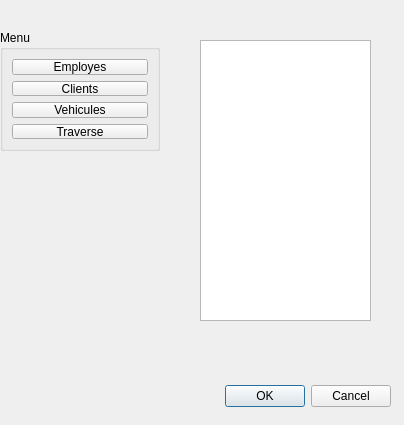
<?xml version="1.0" encoding="UTF-8"?>
<ui version="4.0">
 <class>Dialog</class>
 <widget class="QDialog" name="Dialog">
  <property name="geometry">
   <rect>
    <x>0</x>
    <y>0</y>
    <width>404</width>
    <height>425</height>
   </rect>
  </property>
  <property name="windowTitle">
   <string>Dialog</string>
  </property>
  <property name="autoFillBackground">
   <bool>true</bool>
  </property>
  <widget class="QDialogButtonBox" name="buttonBox">
   <property name="geometry">
    <rect>
     <x>50</x>
     <y>380</y>
     <width>341</width>
     <height>32</height>
    </rect>
   </property>
   <property name="orientation">
    <enum>Qt::Horizontal</enum>
   </property>
   <property name="standardButtons">
    <set>QDialogButtonBox::Cancel|QDialogButtonBox::Ok</set>
   </property>
  </widget>
  <widget class="QGroupBox" name="verticalGroupBox">
   <property name="enabled">
    <bool>true</bool>
   </property>
   <property name="geometry">
    <rect>
     <x>0</x>
     <y>30</y>
     <width>160</width>
     <height>121</height>
    </rect>
   </property>
   <property name="acceptDrops">
    <bool>false</bool>
   </property>
   <property name="autoFillBackground">
    <bool>true</bool>
   </property>
   <property name="title">
    <string>Menu</string>
   </property>
   <property name="flat">
    <bool>false</bool>
   </property>
   <property name="checkable">
    <bool>false</bool>
   </property>
   <property name="Employe" stdset="0">
    <string>Personne</string>
   </property>
   <layout class="QVBoxLayout" name="verticalLayout">
    <item>
     <widget class="QPushButton" name="pushButton">
      <property name="text">
       <string>Employes</string>
      </property>
     </widget>
    </item>
    <item>
     <widget class="QPushButton" name="pushButton_2">
      <property name="text">
       <string>Clients</string>
      </property>
     </widget>
    </item>
    <item>
     <widget class="QPushButton" name="pushButton_3">
      <property name="text">
       <string>Vehicules</string>
      </property>
     </widget>
    </item>
    <item>
     <widget class="QPushButton" name="pushButton_4">
      <property name="text">
       <string>Traverse</string>
      </property>
     </widget>
    </item>
   </layout>
  </widget>
  <widget class="QListView" name="classes">
   <property name="geometry">
    <rect>
     <x>200</x>
     <y>40</y>
     <width>171</width>
     <height>281</height>
    </rect>
   </property>
   <property name="autoFillBackground">
    <bool>true</bool>
   </property>
  </widget>
 </widget>
 <resources>
  <include location="../test interface.qrc"/>
 </resources>
 <connections>
  <connection>
   <sender>buttonBox</sender>
   <signal>accepted()</signal>
   <receiver>Dialog</receiver>
   <slot>accept()</slot>
   <hints>
    <hint type="sourcelabel">
     <x>248</x>
     <y>254</y>
    </hint>
    <hint type="destinationlabel">
     <x>157</x>
     <y>274</y>
    </hint>
   </hints>
  </connection>
  <connection>
   <sender>buttonBox</sender>
   <signal>rejected()</signal>
   <receiver>Dialog</receiver>
   <slot>reject()</slot>
   <hints>
    <hint type="sourcelabel">
     <x>316</x>
     <y>260</y>
    </hint>
    <hint type="destinationlabel">
     <x>286</x>
     <y>274</y>
    </hint>
   </hints>
  </connection>
 </connections>
</ui>
